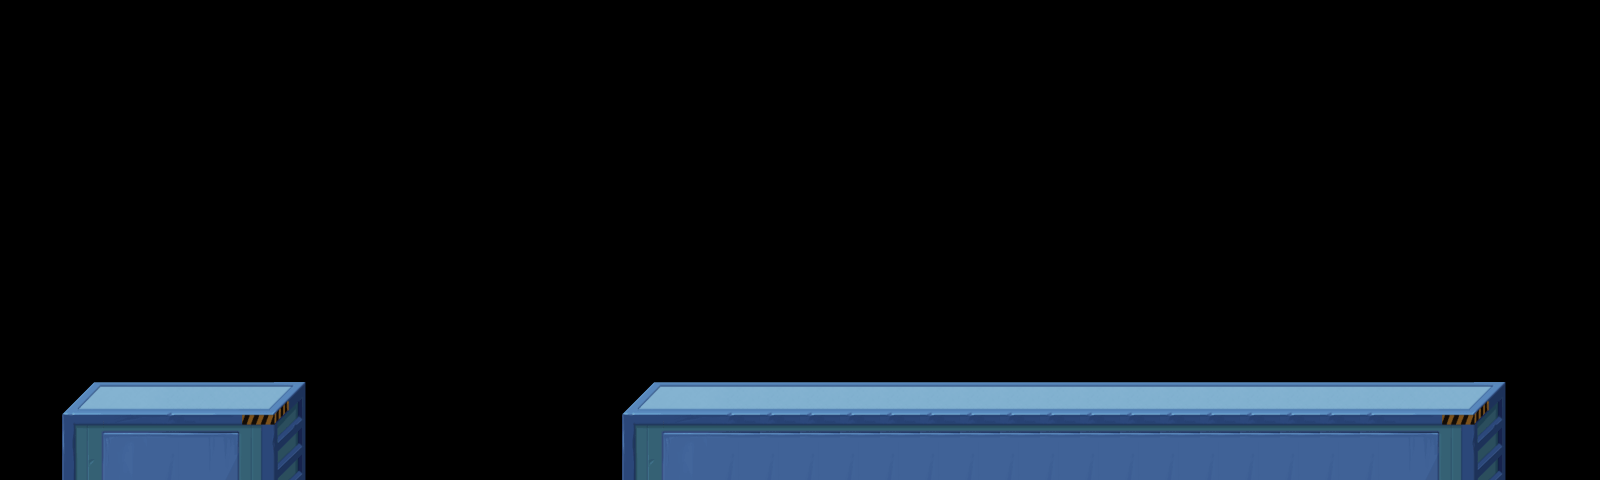

Below is a game level as drawn by its tile map, then a one-line description and the .tmx that defines it (tile-layer data replaced by summaries):
An orthogonal 40x12 tile map with 40x40 px tiles, 1 tile layer (show1), 1 hidden layer not drawn and 13 objects.

<map version="1.0" orientation="orthogonal" width="40" height="12" tilewidth="40" tileheight="40">
 <tileset firstgid="1" name="main" tilewidth="40" tileheight="40">
  <image source="main.png" width="280" height="240" />
 </tileset>
 <layer name="show2" width="40" height="12" visible="0">
  <data>[480 cells, 0 non-empty, 0 distinct tile ids]</data>
 </layer>
 <layer name="show1" width="40" height="12">
  <data>[480 cells, 90 non-empty, 21 distinct tile ids]</data>
 </layer>
 <objectgroup name="collision" width="40" height="12">
  <object x="80" y="400" width="200" height="80" />
  <object x="640" y="400" width="840" height="80" />
 </objectgroup>
 <objectgroup name="items" width="40" height="12">
  <object x="360" y="160" />
  <object x="400" y="120" />
  <object x="480" y="80" />
  <object x="560" y="80" />
  <object x="440" y="80" />
  <object x="520" y="80" />
  <object x="600" y="80" />
  <object x="640" y="120" />
  <object x="680" y="160" />
 </objectgroup>
 <objectgroup name="enemy" width="40" height="12">
  <object x="1360" y="280" />
 </objectgroup>
 <objectgroup name="up" width="40" height="12">
  <object x="160" y="320" />
 </objectgroup>
</map>
